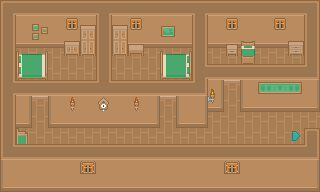

This is a level from a 2D game, rendered from its Tiled map with the project's own tilesets. A one-line summary and the map file follow, with tile-layer data summarised:
An orthogonal 20x12 tile map with 16x16 px tiles, 8 tile layers (Ground Terrain, Ground Overlay, Below0, Below1, ...), 5 hidden layers not drawn.

<map version="1.5" tiledversion="1.7.2" orientation="orthogonal" renderorder="right-down" width="20" height="12" tilewidth="16" tileheight="16" infinite="0" nextlayerid="14" nextobjectid="1">
 <editorsettings>
  <export target="Outpost Cottage 2.json" format="json" />
 </editorsettings>
 <tileset firstgid="1" source="tiles.tsx" />
 <layer id="9" name="Teleporter:World,0,8,0,right" width="20" height="12" visible="0" locked="1">
  <data>[240 cells, 3 non-empty, 1 distinct tile ids]</data>
 </layer>
 <layer id="10" name="Region:Outpost Inn:noattack:nomonster" width="20" height="12" visible="0" locked="1">
  <data>[240 cells, 240 non-empty, 1 distinct tile ids]</data>
 </layer>
 <layer id="12" name="Npc:bob:waypoints" width="20" height="12" visible="0" locked="1">
  <data>[240 cells, 3 non-empty, 1 distinct tile ids]</data>
 </layer>
 <layer id="8" name="Collision:0" width="20" height="12" visible="0" locked="1">
  <data>[240 cells, 152 non-empty, 5 distinct tile ids]</data>
 </layer>
 <layer id="13" name="Light:255,180,50,0.2,100" width="20" height="12" visible="0" locked="1">
  <data>[240 cells, 6 non-empty, 1 distinct tile ids]</data>
 </layer>
 <layer id="1" name="Ground Terrain" width="20" height="12">
  <data>[240 cells, 240 non-empty, 1 distinct tile ids]</data>
 </layer>
 <layer id="2" name="Ground Overlay" width="20" height="12">
  <data>[240 cells, 1 non-empty, 1 distinct tile ids]</data>
 </layer>
 <layer id="3" name="Below0" width="20" height="12">
  <data>[240 cells, 65 non-empty, 13 distinct tile ids]</data>
 </layer>
 <layer id="4" name="Below1" width="20" height="12">
  <data>[240 cells, 0 non-empty, 0 distinct tile ids]</data>
 </layer>
 <layer id="5" name="BelowOffset" width="20" height="12" offsetx="0" offsety="8">
  <data>[240 cells, 13 non-empty, 11 distinct tile ids]</data>
 </layer>
 <layer id="6" name="Above0" width="20" height="12">
  <data>[240 cells, 139 non-empty, 19 distinct tile ids]</data>
 </layer>
 <layer id="7" name="Above1" width="20" height="12">
  <data>[240 cells, 12 non-empty, 7 distinct tile ids]</data>
 </layer>
 <layer id="11" name="AboveOffset" width="20" height="12" offsetx="0" offsety="8">
  <data>[240 cells, 5 non-empty, 4 distinct tile ids]</data>
 </layer>
</map>
